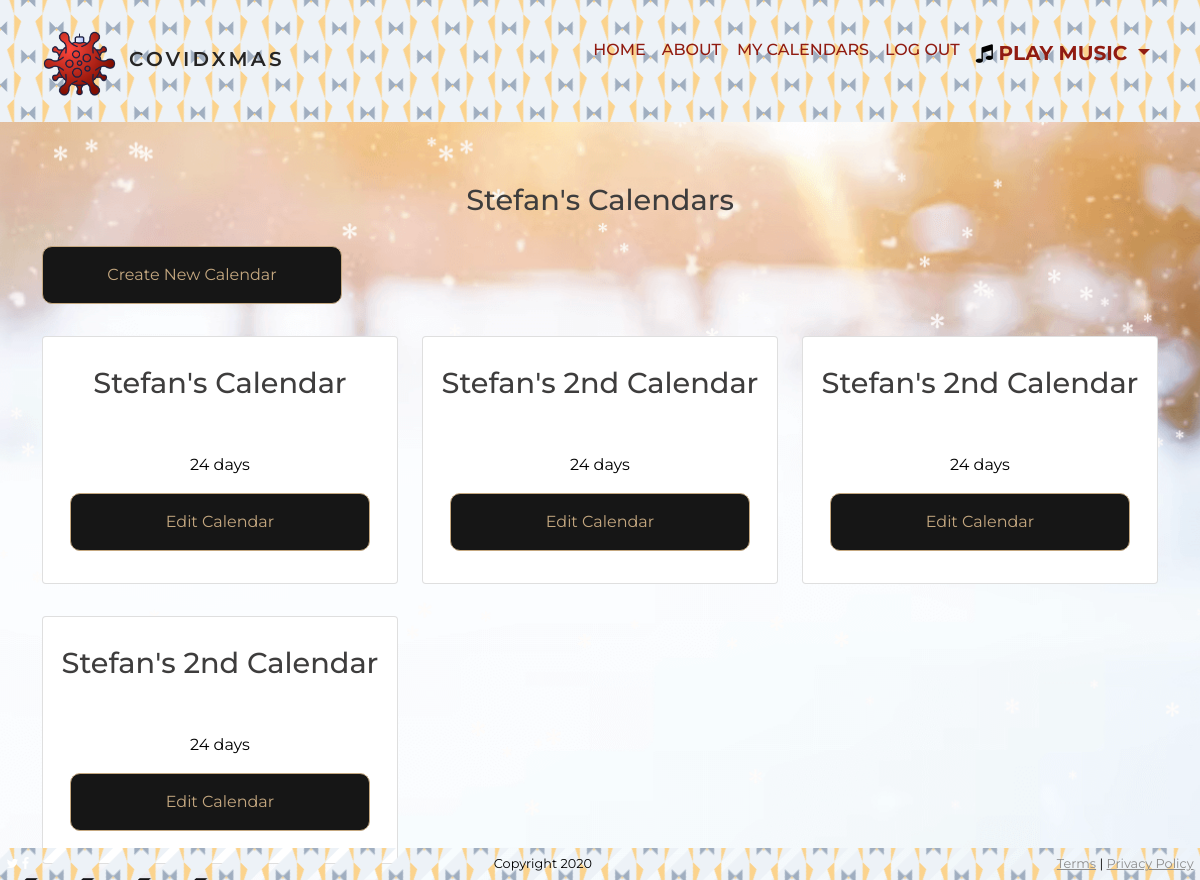
Before: /dates/view_calendars/ (signed in) with the older database file.
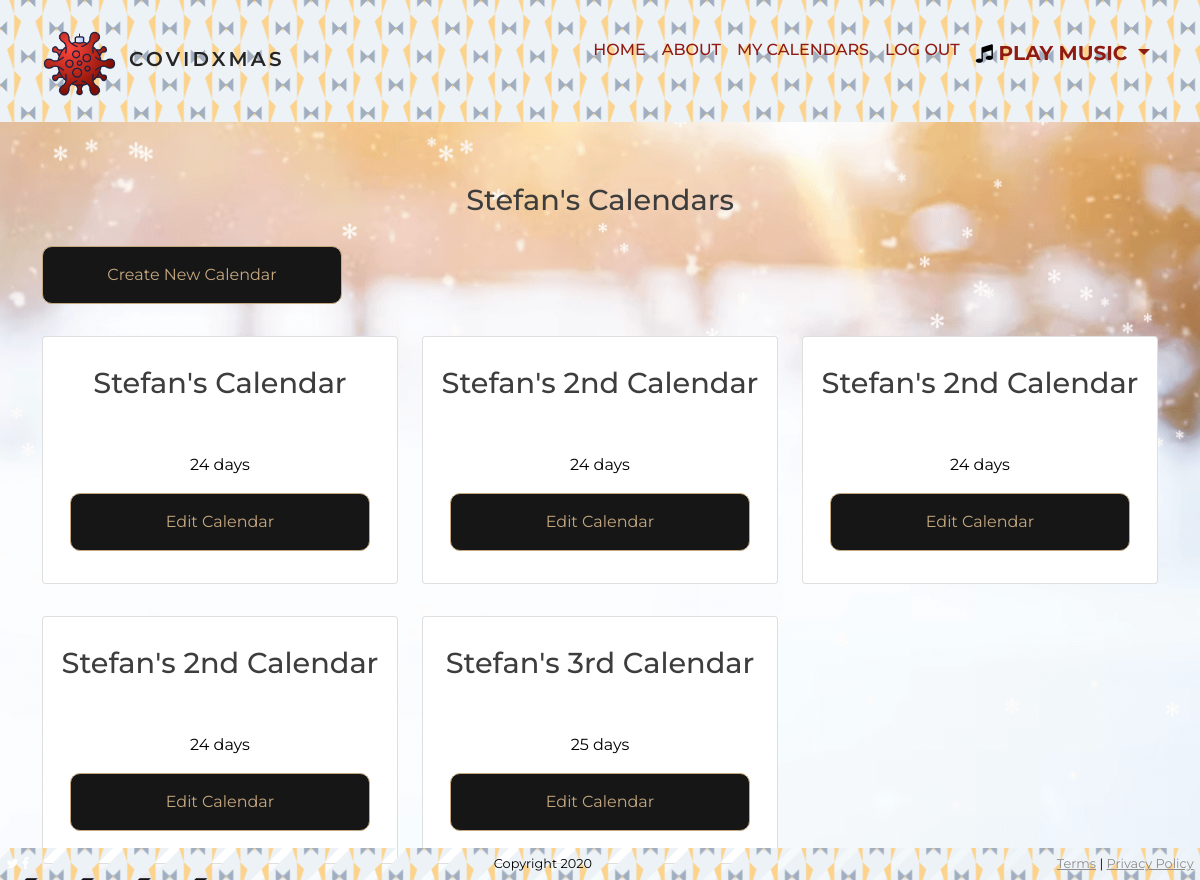
After: the same page with the newer database file.
### dates/models.py (models this page shows, shortened)
class Calendar(models.Model):
    user = models.ForeignKey(User, related_name='calendars', on_delete=models.CASCADE)
    unique_id = models.UUIDField(default=uuid.uuid4, max_length=100, unique=True, primary_key=True)
    name = models.CharField(max_length=254)
    days = models.IntegerField(default=0, choices=[(24, 24 ), (25, 25)])

### dates/views.py (the view)
# urls.py: path('view_calendars/', view_calendars, name='view_calendars'),
def view_calendars(request):
    calendars = Calendar.objects.filter(user=request.user)
    return render(request, 'view_calendars.html', {'calendars': calendars})

### dates/templates/view_calendars.html (shortened to what this page needs)
{% extends 'base_template.html' %}
{% block content %}
<section class="calendar">
	<div class="container">
		<div class="row">
			<div class="col-12 mt-3 pt-3">
				<h1 class="text-center">{{ user|title }}'s Calendars</h1>
			</div>
		</div>
        <div class="row">
            <div class="col">
                <a role="button" class="btn btn-primary" href="{% url 'create_calendar' %}">Create New Calendar</a>
            </div>
		</div>
		<div class="row">
			{% if user.calendars %}
			{% for calendar in calendars %}
			<div class="col-xs-8 col-md-4 my-3">
				<div class="card">
					<div class="card-title">
						<h1>{{ calendar.name }}</h1>
					</div>
					<div class="card-body">
						<div class="row text-center">
							<p>{{ calendar.days }} days</p>
						</div>
						<div class="row justify-content-center">
                            <a class="btn" href="{% url 'edit_calendar' calendar_id=calendar.unique_id %}">Edit Calendar</a>
						</div>
					</div>
				</div>
			</div>
			{% endfor %}
			{% endif %}
		</div>
	</div>
</section>
{% endblock %}

### templates/base_template.html (shortened to what this page needs)
{% load static %}
<!DOCTYPE html>
<html lang="en">
    <head>
        <link href="https://cdn.jsdelivr.net/npm/bootstrap@5.1.3/dist/css/bootstrap.min.css" rel="stylesheet">
        <link href="https://stackpath.bootstrapcdn.com/font-awesome/4.7.0/css/font-awesome.min.css" rel="stylesheet" />
        <link href="{% static 'css/styles.css' %}" rel="stylesheet" />
    </head>
    <body>
        {% include 'nav.html' %}
        {% block content %}
        {% endblock %}
        <footer class="fixed-bottom">
            <div><i class="fa fa-twitter"></i> <i class="fa fa-facebook"></i></div>
            <div>Copyright 2020</div>
            <div><a href="terms.html">Terms</a> | <a href="policy.html">Privacy Policy</a></div>
        </footer>
    </body>
    </html>
</html>

### templates/nav.html (shortened to what this page needs)
{% load static %}
<header class="wrapper text-dark ">
    <nav class="navbar navbar-expand-lg navbar-light py-3">
        <div class="container menu">
            <div class="header-img navbar-brand">
                <img src="{% static 'images/xmaslogo.png' %}" alt="covidXmas logo ">
                <a href="{% url 'home' %} " class="navbar-brand ">covidXmas</a>
            </div>
            <div class="collapse navbar-collapse" id="navbarSupportedContent">
                <ul class="navbar-nav ms-auto menu mb-2 mb-lg-0">
                    <li class="nav-item">
                        <a class="nav-link active" aria-current="page" href="{% url 'home' %}">Home</a>
                    </li>
                    <li class="nav-item">
                        <a class="nav-link" href="#about">About</a>
                    </li>
                    {% if not request.user.is_authenticated %}
                    <li class="nav-item">
                        <a class="nav-link" href="{% url 'account_login' %}">Log In</a>
                    </li>
                    {% else %}
                    <li class="nav-item">
                        <a class="nav-link" href="{% url 'view_calendars' %}">My Calendars</a>
                    </li>
                    <li class="nav-item">
                        <a class="nav-link" href="{% url 'account_logout' %}">Log Out</a>
                    </li>
                    {% endif %}
                    <li class="nav-item dropdown mr-5">
                        <a class="nav-link dropdown-toggle title ml-5" href="#" id="navbarDropdown" role="button"
                            data-bs-toggle="dropdown" aria-expanded="false">
                            <i class="fa fa-music music-icon"></i> Play Music
                        </a>
                    </li>
                </ul>
            </div>
        </div>
    </nav>
</header>

### assets/css/_variables.css (style rules this page uses)
:root { --background-colour: #8e8989; --menu-colour: #3e3d3d; --primary-colour: #901B11; --primary-colour-hover: #052e12; --nav-colour: #262525; --background-dark: rgba(0, 0, 0, 0.5); }

### assets/css/_nav.css (style rules this page uses)
header { z-index: 10; width: 100vw; }
.navbar-brand { letter-spacing: 0.2rem; color: var(--nav-colour) !important; font-weight: 600; }
.nav-item { text-transform: uppercase; font-weight: 500; font-family: 'Montserrat', sans-serif; }
.header-img img { vertical-align: middle; height: 80px; list-style: none; }

### assets/css/_base.css (style rules this page uses)
* { color: black; font-family: 'Montserrat', sans-serif; margin: 0; padding: 0; box-sizing: border-box; }
body { background: url(../images/flakes3.png); background-size: cover; background-repeat: no-repeat; background-position: center; min-height: 100vh; width: 100%; position: relative; }

### assets/css/_layout.css (style rules this page uses)
.wrapper { flex: 1 0 auto; }

### assets/css/_footer.css (style rules this page uses)
footer { display: flex; flex-shrink: 0; justify-content: space-between; background-color: var(--nav-colour); margin-top: 2rem; font-size: 0.8em; color: #8d8d8d; padding: 0.5em; position: relative; }
footer a { color: #8d8d8d; }
footer i { color: white; font-size: 1em; }

### assets/css/_typography.css (style rules this page uses)
h1, h2, h3, h4 { font-family: 'Risque', cursive; }
h1 { font-size: 1.8em; margin-top: 1em; margin-bottom: 1em; color: var(--menu-colour); }
.navbar { font-family: 'Risque', cursive; }

### assets/css/_flakes.css (style rules this page uses)
ul { list-style-type: none; padding: 0; margin: 0; }
.btn { background-color: #161616; border-radius: 10px; color: #c5a880; border: 1px solid #c5a880; padding: 16px; width: 300px; margin-bottom: 16px; line-height: 1.5; cursor: pointer; }
.title { font-weight: bold; font-size: 1.25rem; margin-bottom: 16px; color: var(--primary-colour-hover) !important; }

### assets/css/_viewcalendar.css (style rules this page uses)
h1 { font-family: 'Montserrat', sans-serif; }
.card-title { text-align: center; }
.card-body { text-align: center; }

Changed rows visible on the page:
added Calendar: name "Stefan's 3rd Calendar", days "25"
